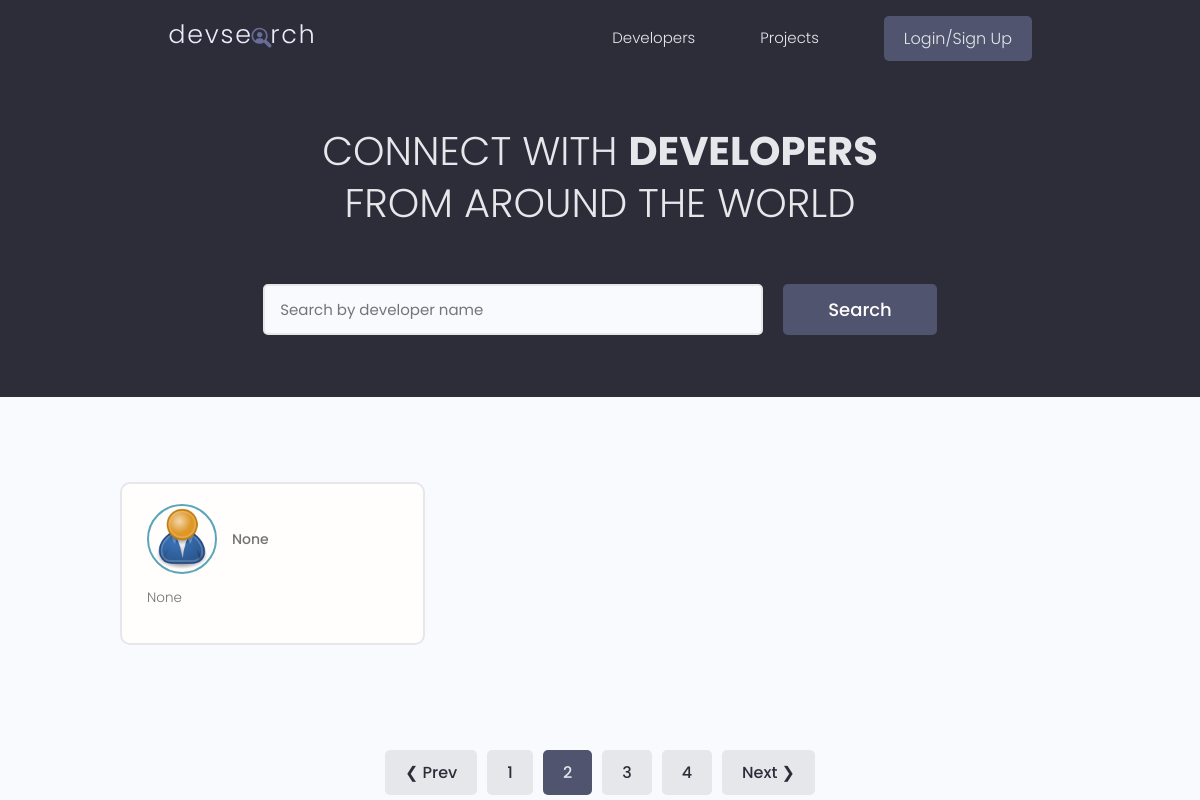
Page /?page=2 on the earlier database version.
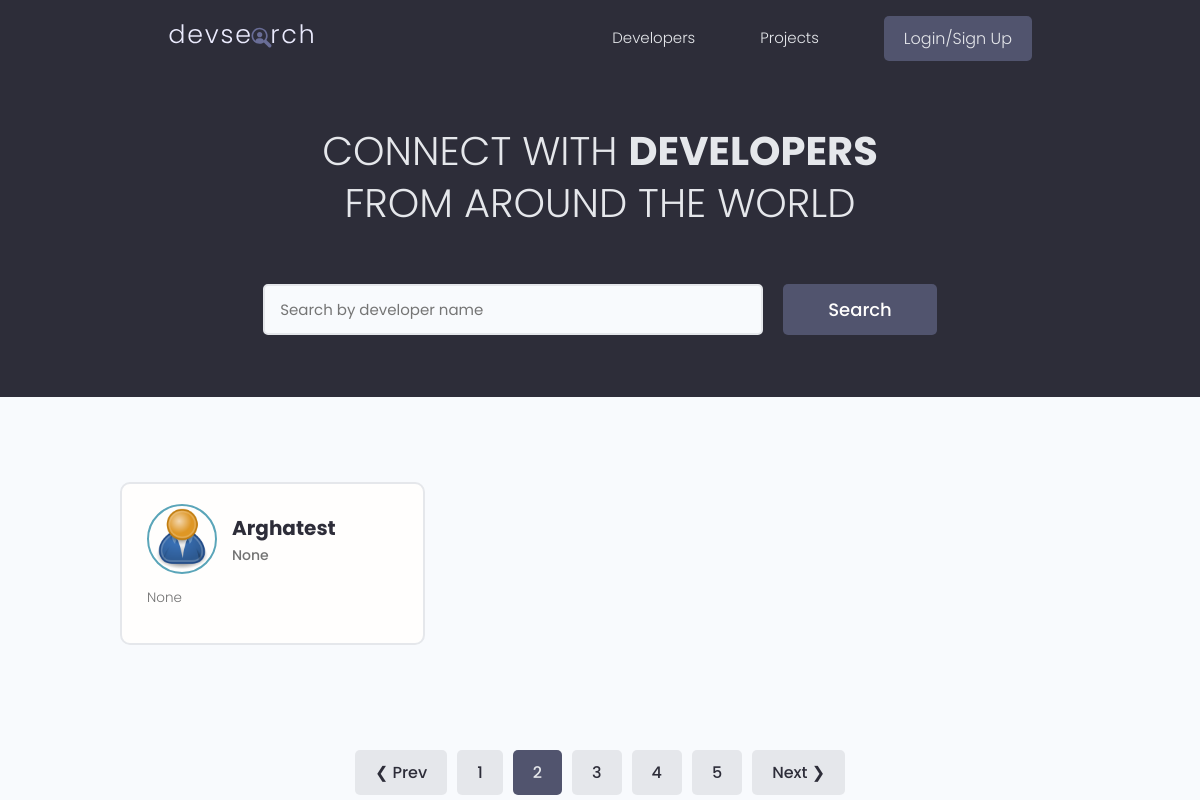
Same page on the later database version.
### users/models.py (models this page shows, shortened)
class Profile(models.Model):
    user = models.OneToOneField(
        User, on_delete=models.CASCADE, null=True, blank=True)
    name = models.CharField(max_length=100, null=True, blank=True)
    email = models.CharField(max_length=200, null=True, blank=True)
    username = models.CharField(max_length=100, null=True, blank=True)
    location = models.CharField(max_length=100, null=True, blank=True)
    about = models.CharField(max_length=200, null=True, blank=True)
    bio = models.TextField(null=True, blank=True)
    profile_image = models.ImageField(
        null=True, blank=True, upload_to='profiles', default='profiles/user-default.png')
    social_github = models.CharField(max_length=200, null=True, blank=True)
    social_twitter = models.CharField(max_length=200, null=True, blank=True)
    social_linkedin = models.CharField(max_length=200, null=True, blank=True)
    social_youtube = models.CharField(max_length=200, null=True, blank=True)
    social_website = models.CharField(max_length=200, null=True, blank=True)
    created = models.DateTimeField(auto_now_add=True)
    id = models.UUIDField(default=uuid.uuid4, unique=True,
                          editable=False, primary_key=True)

### users/views.py (the view)
# urls.py: path('', profiles, name='profiles'),
def profiles(request):
    profiles, search_query = searchProfiles(request)
    custom_range, profiles = paginateProfiles(request, profiles, 1)
    context = {
        'profiles': profiles,
        'search': search_query,
        'custom_range': custom_range
    }
    return render(request, 'users/profiles.html', context)

### users/utils.py (called while the page is built)
def searchProfiles(request):
    search_query = ""
    if request.GET.get('search_query'):
        search_query = request.GET.get('search_query')
    skills = Skill.objects.filter(name__icontains=search_query)
    profiles = Profile.objects.distinct().filter(
        Q(name__icontains=search_query) | Q(about__icontains=search_query) | Q(skill__in=skills))
    return profiles, search_query

def paginateProfiles(request, profiles, results):
    page = request.GET.get('page')
    paginator = Paginator(profiles, results)
    try:
        profiles = paginator.page(page)
    except PageNotAnInteger:
        page = 1
        profiles = paginator.page(page)
    except EmptyPage:
        page = paginator.num_pages  # Giving us the count of the last page.
        profiles = paginator.page(page)
    left_index = (int(page) - 4)
    right_index = (int(page) + 5)
    if left_index < 1:
        left_index = 1
    if right_index > paginator.num_pages:
        right_index = paginator.num_pages + 1
    custom_range = range(left_index, right_index)
    return custom_range, profiles

### users/templates/users/profiles.html (shortened to what this page needs)
{% extends 'main.html' %}
{% block content %}
<main class="home">
    <section class="hero-section text-center">
      <div class="container container--narrow">
        <div class="hero-section__box">
          <h2>CONNECT WITH <span>DEVELOPERS</span></h2>
          <h2>FROM AROUND THE WORLD</h2>
        </div>
        <div class="hero-section__search">
          <form id="searchForm" class="form" action="{% url 'profiles' %}" method="get">
            <div class="form__field">
              <input class="input input--text" id="formInput#search" type="text" name="search_query" value="{{ search }}"
                placeholder="Search by developer name" />
            </div>
            <input class="btn btn--sub btn--lg" type="submit" value="Search" />
          </form>
        </div>
      </div>
    </section>
    <section class="devlist">
        <div class="container">
            <div class="grid grid--three">
                {% for profile in profiles %}
                    <div class="column card">
                        <div class="dev">
                            <a href="{% url 'user-profile' profile.id %}" class="card__body">
                                <div class="dev__profile">
                                    <img class="avatar avatar--md" src="{{profile.profile_image.url}}" alt="image" />
                                    <div class="dev__meta">
                                        <h3>{{profile.name}}</h3>
                                        <h5>{{profile.about|slice:"50"}}</h5>
                                    </div>
                                </div>
                                <p class="dev__info">
                                    {{profile.bio|slice:"150"}}
                                </p>
                            </a>
                        </div>
                    </div>
                {% endfor %}
            </div>
      </div>
    </section>
    {% include 'pagination.html' with querySet=profiles custom_range=custom_range %}
  </main>
{% endblock %}

Differences in the rows shown:
no longer on this page (row unchanged): Profile: profile_image (placeholder picture), about "None", bio "None"
added Profile: profile_image (placeholder picture), name "Arghatest", about "None", bio "None"
Other differences:
new list line: "5"
